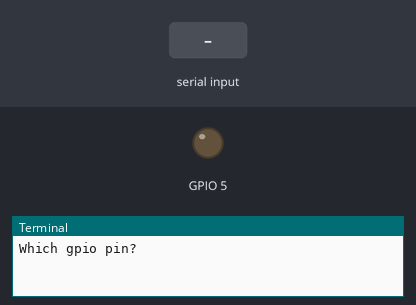
A program run on a simulated Raspberry Pi (BCM pin numbers). On the bench: output pins drawn as LEDs (lit = HIGH), the last lines printed to the terminal. The inputs (shaded band) are chosen by the test bench.

Above: at 1.2 s.
1.3 s: "5" typed at the terminal
At 3.1 s:
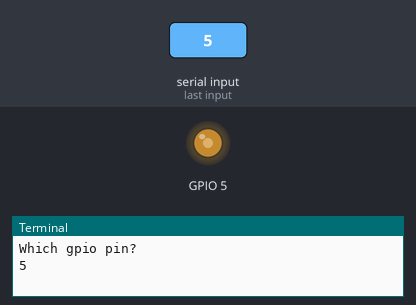
At 4.1 s:
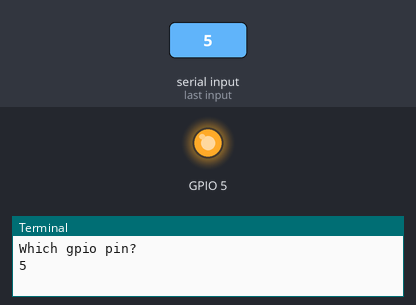
Timing chart, 0 to 10.3 s (numbered marks = the images above; inputs shaded):
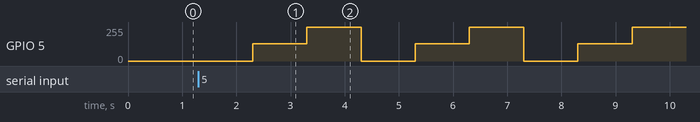

The program:

led_brightness_basic.py
```python
"""
Web : http://abyz.co.uk/rpi/pigpio/python.html
Usage : sudo pigpiod
        python led_brightness_basic.py
"""
import pigpio
from time import sleep
from sys import exit
import signal

try:
	gpio_pin_num = int(raw_input("Which gpio pin?"))
except ValueError:
	print "Oops! That was no valid number. Try again.."
	exit()

pi = pigpio.pi()

try:
	while True:
		pi.set_PWM_dutycycle(gpio_pin_num, 0)  # off
		sleep(1)
		pi.set_PWM_dutycycle(gpio_pin_num, 128)  # half brightness
		sleep(1)
		pi.set_PWM_dutycycle(gpio_pin_num, 255)  # full brightness
		sleep(1)
except KeyboardInterrupt:
	pi.stop()
finally:
	print("Handling Ctrl+C")
```

Measured:
- after the input at 1.3 s, GPIO 5: 0/255 → 128/255 after 1.0 s, then repeats every 3.0 s: 255/255 1.0 s, 0/255 1.0 s, 128/255 1.0 s
